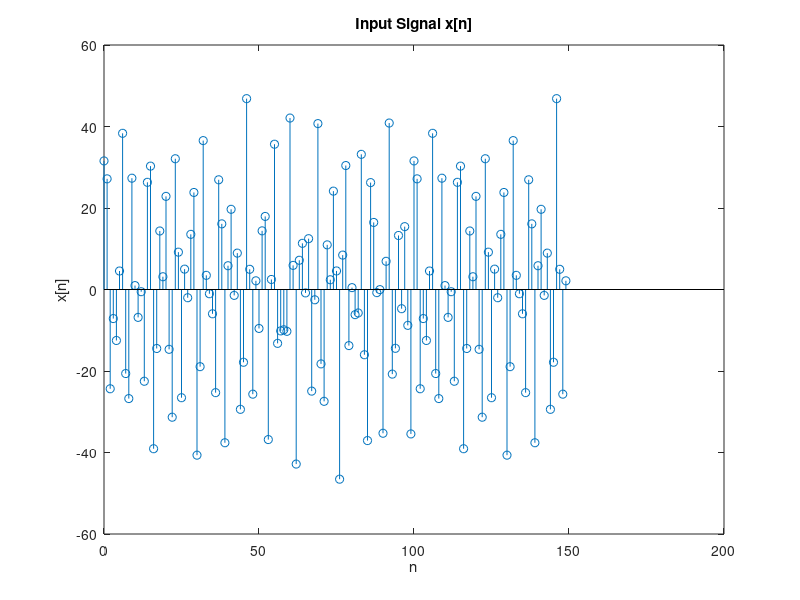

The MATLAB source for this figure:
clear
clc

N = 150; % Length of the Signal
n = 0:N-1; % Time Index
w1 = 0.3 * pi; % Frequency of first sinusoid
w2 = 0.44 * pi; % Frequency of second sinusoid
w3 = 0.7 * pi; % Frequency of third sinusoid
phi1 = 0; % Phase of first sinusoid
phi2 = -pi/3; % Phase of second sinusoid
phi3 = -pi/4; % Phase of third sinusoid
x1 = 5 * cos(w1 * n); % First sinusodial component
x2 = 22 * cos(w2 * n + phi2); % Second sinusodial component
x3 = 22 * cos(w3 * n + phi3); % Third sinusodial component
x = x1 + x2 + x3; % Input Signal Calculation

% Plotting the Input Signal
figure;
stem(n, x);
xlabel('n');
ylabel('x[n]');
title('Input Signal x[n]');